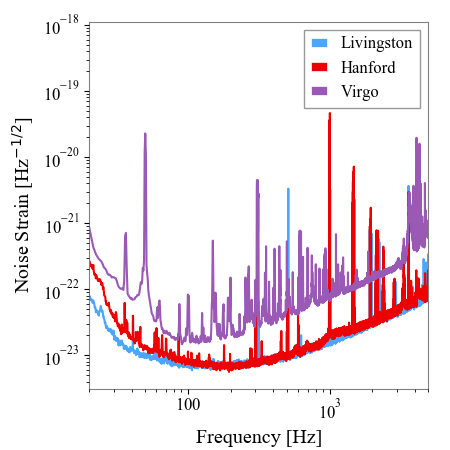

Write the Python code that produced this figure.
#HereIamimportingpandas,anoften-useddatahandlingpython
#package.
#importssl
#context=ssl.SSLContext(ssl.PROTOCOL_TLSv1_2)
import gwpy
import matplotlib.pyplot as plt
import pandas as pd
import wget
import itertools
from matplotlib.pyplot import rcParams
rcParams["font.family"]="Times New Roman"
rcParams['axes.unicode_minus'] = False


# download L1 strain data from O2 off LIGO DCC.This is only required to be run once. Otherwise, duplicate files will be downloaded.
#
#urls=('https://dcc.ligo.org/public/0156/G1801952/001/2017-08-06_DCH_C02_L1_O2_Sensitivity_strain_asd.txt',
#     'https://dcc.ligo.org/public/0156/G1801950/001/2017-06-10_DCH_C02_H1_O2_Sensitivity_strain_asd.txt',
#     'https://dcc.ligo.org/public/0157/P1800374/001/Hrec_hoft_V1O2Repro2A_16384Hz.txt')
#names=('./L1_O2_Sensitivity_strain_asd.txt', './H1_O2_Sensitivity_strain_asd.txt', './V1_O2_Sensitivity_strain_asd.txt')
#
#for files, fnames in itertools.izip(urls, names):
#   wget.download(files, fnames)


# read the resulting .txt file using pandas. I renamed the columns as frequencies and asd.
dfl=pd.read_csv('L1_O2_Sensitivity_strain_asd.txt',sep="\t",index_col=False,header=None,names=["frequency","asd"])
dfh=pd.read_csv('H1_O2_Sensitivity_strain_asd.txt',sep="\t",index_col=False,header=None,names=["frequency","asd"])
dfv=pd.read_csv('V1_O2_Sensitivity_strain_asd.txt',sep="\s+",index_col=False,header=None, names=["frequency","asd"])


# plot the data
fig = plt.figure(figsize=(4.5, 4.5))
plt.loglog(dfl['frequency'], dfl['asd'], color='gwpy:ligo-livingston', label='Livingston')
plt.loglog(dfh['frequency'], dfh['asd'], color='gwpy:ligo-hanford', label='Hanford')
plt.loglog(dfv['frequency'], dfv['asd'], color='gwpy:virgo', label='Virgo')
plt.xlim(20, 5000)
#plt.ylim(5e-24,1e-20)
plt.xlabel('Frequency [Hz]')
plt.ylabel(r'Noise Strain [Hz$^{-1/2}$]')
plt.grid(False)
plt.legend(loc='upper right', prop={'size':12})
plt.rc('xtick',labelsize=10)
plt.rc('ytick',labelsize=10)
plt.rc('axes',labelsize=12)

plt.savefig("noise_curve.pdf")

plt.tight_layout()
plt.show()
plt.close()
